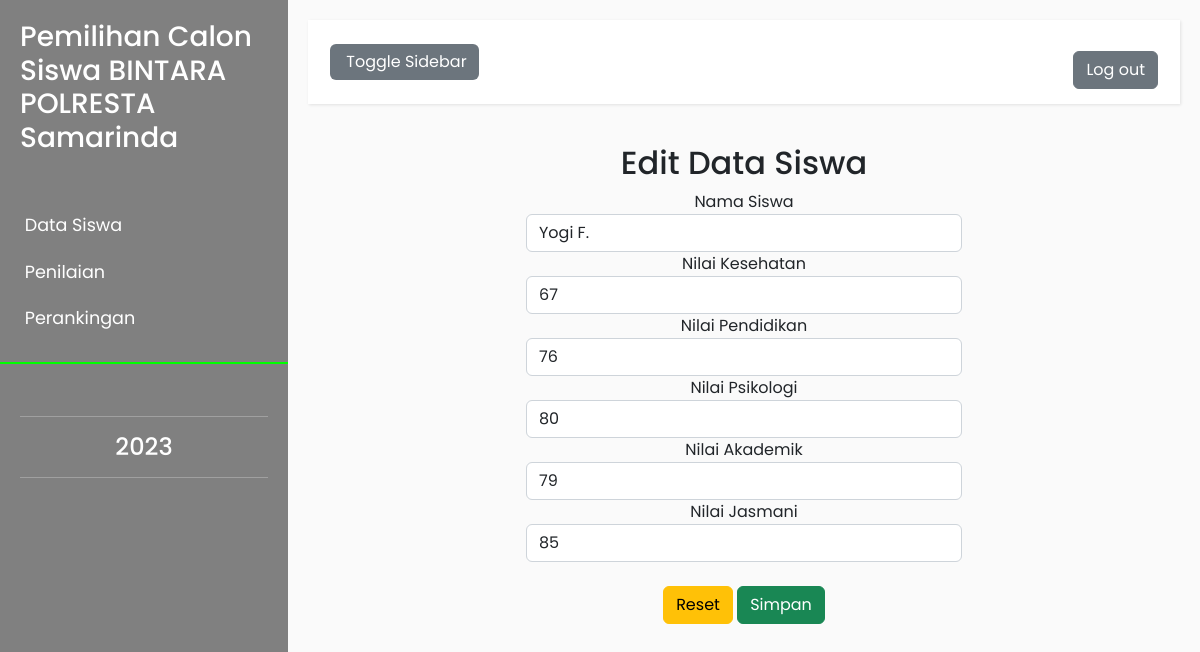
Page /pengguna/penilaian/edit_nilai.php?siswa=19 on the committed database.
### tables this page shows
CREATE TABLE `nilai_siswa` (
  `id_nilai` int(11) NOT NULL,
  `nama_siswa` varchar(255) NOT NULL,
  `nilai_kesehatan` double NOT NULL,
  `nilai_pendidikan` double NOT NULL,
  `nilai_psikologi` double NOT NULL,
  `nilai_akademik` double NOT NULL,
  `nilai_jasmani` double NOT NULL,
  `ki` double NOT NULL,
  `id_penilai` int(11) NOT NULL
);

### pengguna/penilaian/edit_nilai.php (the view, shortened to what this page needs)
<?php
include "../../koneksi.php";
$id = $_GET['siswa'];
$query=mysqli_query($dbh,"select * from nilai_siswa where id_nilai='$id'");
$data=mysqli_fetch_array($query);
 ?>
<!DOCTYPE html>
<html>
    <head>
        <link rel="stylesheet" href="../..\assets\bootstrap\css\bootstrap.css">
        <link rel="stylesheet" href="../../assets/index.css">
    </head>
    <body>
        <div class="wrapper">
            <nav id="sidebar" style="background-color: #808080;">
                <div class="sidebar-header" style="background-color: #808080;">
                    <a href="../index-pengguna.php">
                    <h3>Pemilihan Calon Siswa BINTARA POLRESTA Samarinda</h3>
                        </a></strong>
                </div>
               <ul class="list-unstyled components">
                    <li>
                        <a href="../data_siswa/data_siswa.php" aria-expanded="false">
                            Data Siswa
                        </a>
                        <a href="data_nilai.php" aria-expanded="false">
                            Penilaian
                        </a>
                        <a href="../perankingan/perankingan.php" aria-expanded="false">
                            Perankingan
                        </a>
                    </li>
                </ul>
                <ul class="list-unstyled CTAs">
                    <hr>
                    <center>
                        <h4><?php echo date('Y') ?></h4>
                    </center>
                    <hr>
                </ul>
            </nav>
            <div class="container-fluid" id="content">
                <nav class="navbar navbar-default">
                    <div class="container-fluid">
                        <div class="navbar-header">
                            <button type="button" id="sidebarCollapse" class="btn btn-secondary navbar-btn">
                                <span>Toggle Sidebar</span>
                            </button>
                        </div>
                         <ul class="nav navbar-nav navbar-right">
                            <p></p><div class="dropdown">
                                <button class="btn btn-secondary"><a href="../logout.php">Log out</a></button>
                            </div>
                        </ul>
                    </div>
                </nav>
                <div class="panel panel-default">
                <center>
                <div class="panel panel-heading">
                    <h2>Edit Data Siswa</h2>
                </div>
                <div class="panel-body">
                	 <div class="col-md-6 col-md-offset-3 text-center">
                 <form class="form" action="proses_edit_nilai.php?siswa=<?php echo $data['id_nilai'] ?>" method="POST" enctype="multipart/form-data">
                    <div class="form-group">
                      <label>Nama Siswa</label>
                      <input type="text" name="nama" class="form-control" value="<?php echo $data['nama_siswa']; ?>">
                    </div>
                    <div class="form-group">
                      <label>Nilai Kesehatan</label>
                       <input type="number" name="sehat"  max="100" min="0" class="form-control" value="<?php echo $data['nilai_kesehatan'] ?>">
                    </div>
                    <div class="form-group">
                      <label>Nilai Pendidikan</label>
                       <input type="number" name="pendidikan"  max="100" min="0" class="form-control" value="<?php echo $data['nilai_pendidikan'] ?>">
                    </div>
                    <div class="form-group">
                      <label>Nilai Psikologi</label>
                       <input type="number" name="psikologi"  max="100" min="0" class="form-control" value="<?php echo $data['nilai_psikologi'] ?>">
                    </div>
                    <div class="form-group">
                      <label>Nilai Akademik</label>
                       <input type="number" name="akademik"  max="100" min="0" class="form-control" value="<?php echo $data['nilai_akademik'] ?>">
                    </div>
                    <div class="form-group">
                      <label>Nilai Jasmani</label>
                       <input type="number" name="jasmani"  max="100" min="0" class="form-control" value="<?php echo $data['nilai_jasmani'] ?>">
                    </div>
                    <br>
            <div class="form-group">
              <input type="reset" required name="Reset" class="btn btn-warning pull-right btn-fill">
              <input type="submit" required name="nanam" value = "Simpan" class="btn btn-success btn-fill pull-left" onclick="return confirm('Apa anda yakin dengan perubahan data nilai siswa?');">
        </div>
                  </form>
</div>
                </div>
                </div>
        </div>
    </body>
</html>

### assets/index.css (style rules this page uses)
body { font-family: 'Poppins', sans-serif; background: #fafafa; }
a, a:hover, a:focus { color: inherit; text-decoration: none; transition: all 0.3s; }
.navbar { padding: 15px 10px; background: #fff; border: none; border-radius: 0; margin-bottom: 40px; box-shadow: 1px 1px 3px rgba(0, 0, 0, 0.1); }
.navbar-btn { box-shadow: none; outline: none !important; border: none; }
i, span { display: inline-block; }
.wrapper { display: flex; align-items: stretch; }
#sidebar { min-width: 288px; max-width: 250px; background: #0f0; color: #fff; transition: all 0.3s; }
#sidebar ul li a { text-align: left; }
#sidebar .sidebar-header { padding: 20px; background: #00FF00; }
#sidebar ul.components { padding: 20px 0; border-bottom: 2px solid #0f0; }
#sidebar ul li a { padding: 10px; font-size: 1.1em; display: block; }
a[aria-expanded="false"]::before, a[aria-expanded="true"]::before { content: '\e259'; display: block; position: absolute; right: 20px; font-family: 'Glyphicons Halflings'; font-size: 0.6em; }
ul.CTAs { padding: 20px; }
#content { padding: 20px; min-height: 100vh; transition: all 0.3s; }

### rows in the picture
nilai_siswa: nama "Yogi F.", sehat "67", pendidikan "76", psikologi "80", akademik "79", jasmani "85"
